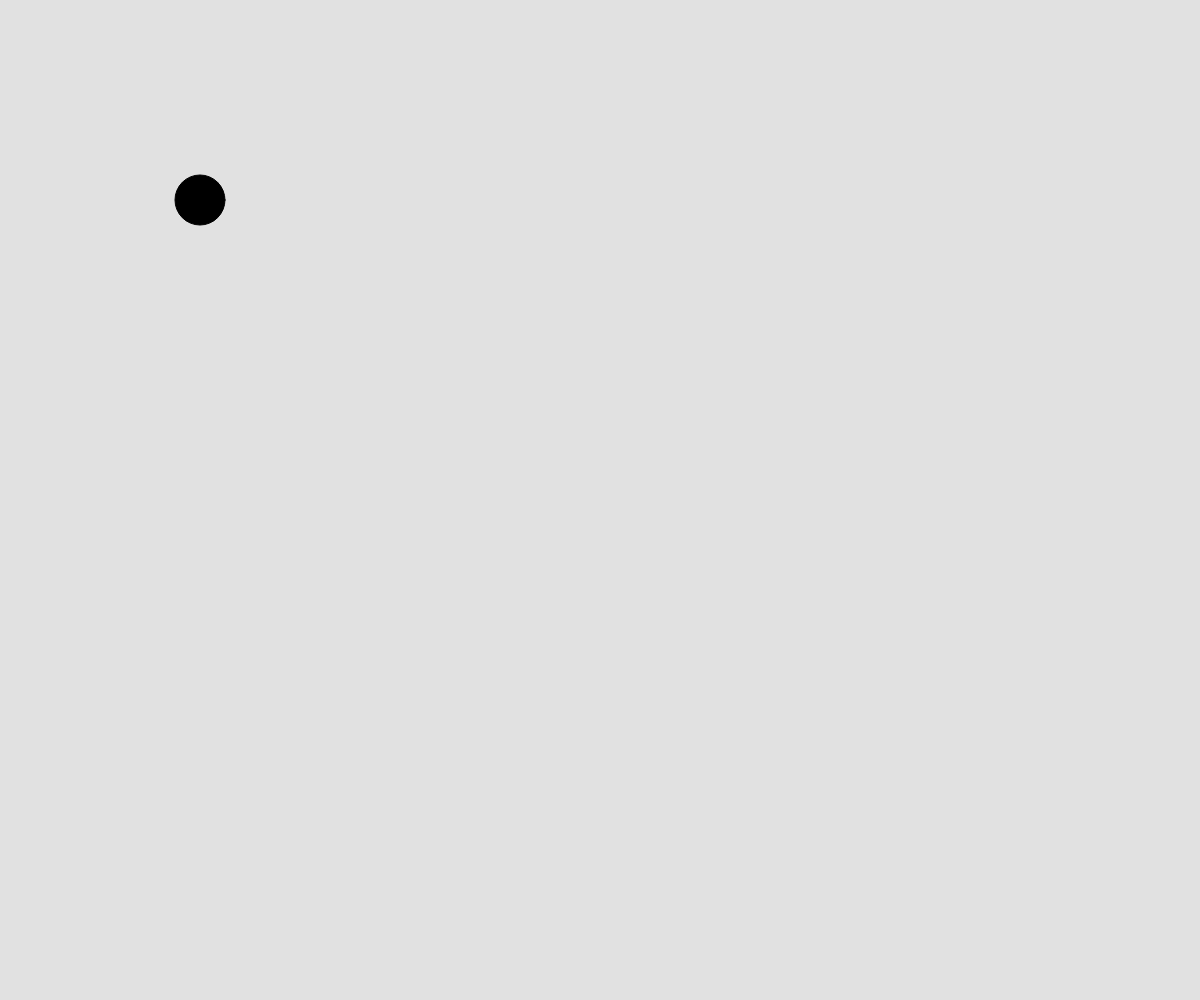
Frame 1 (no input)
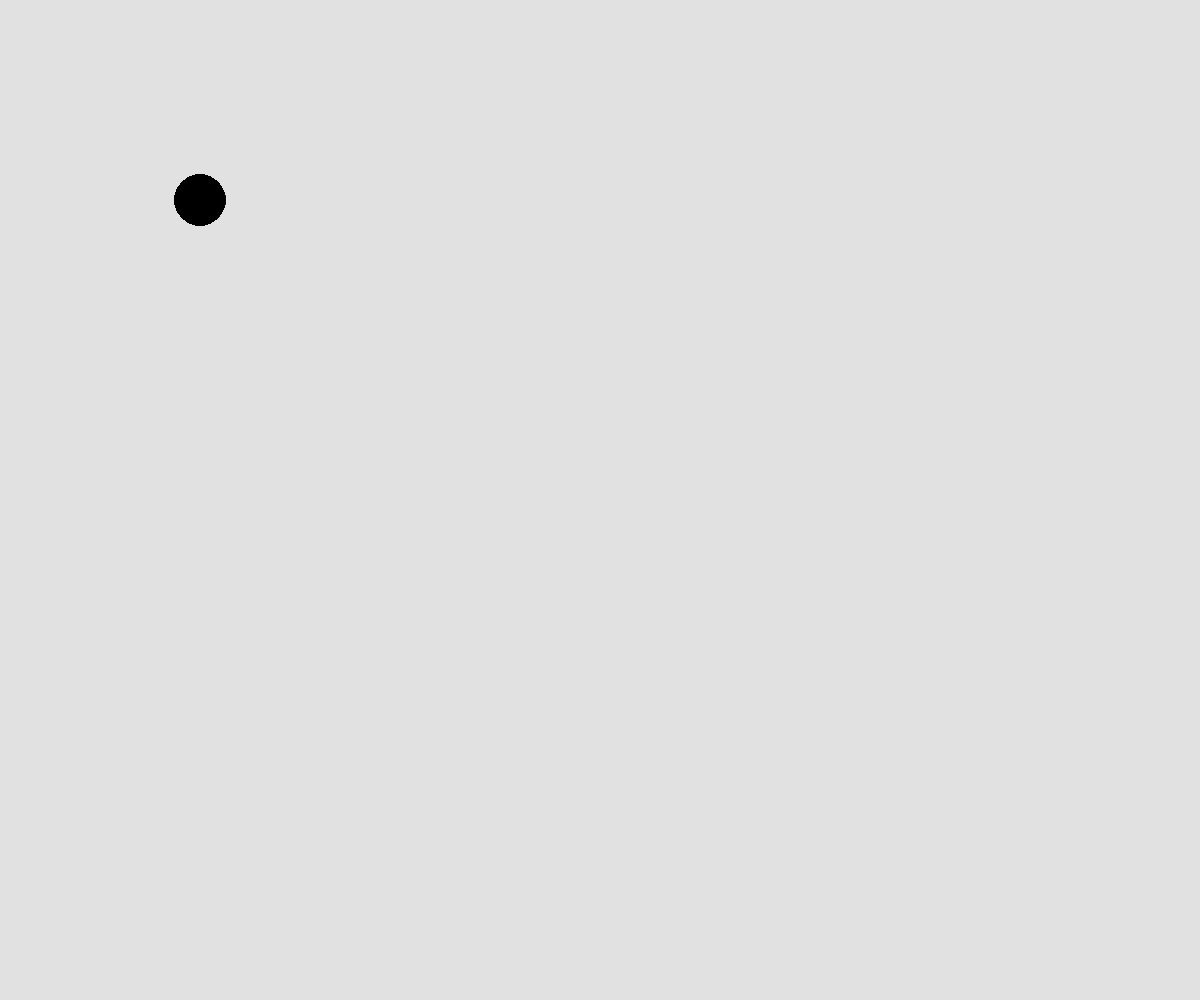
Frame 60 (no input)
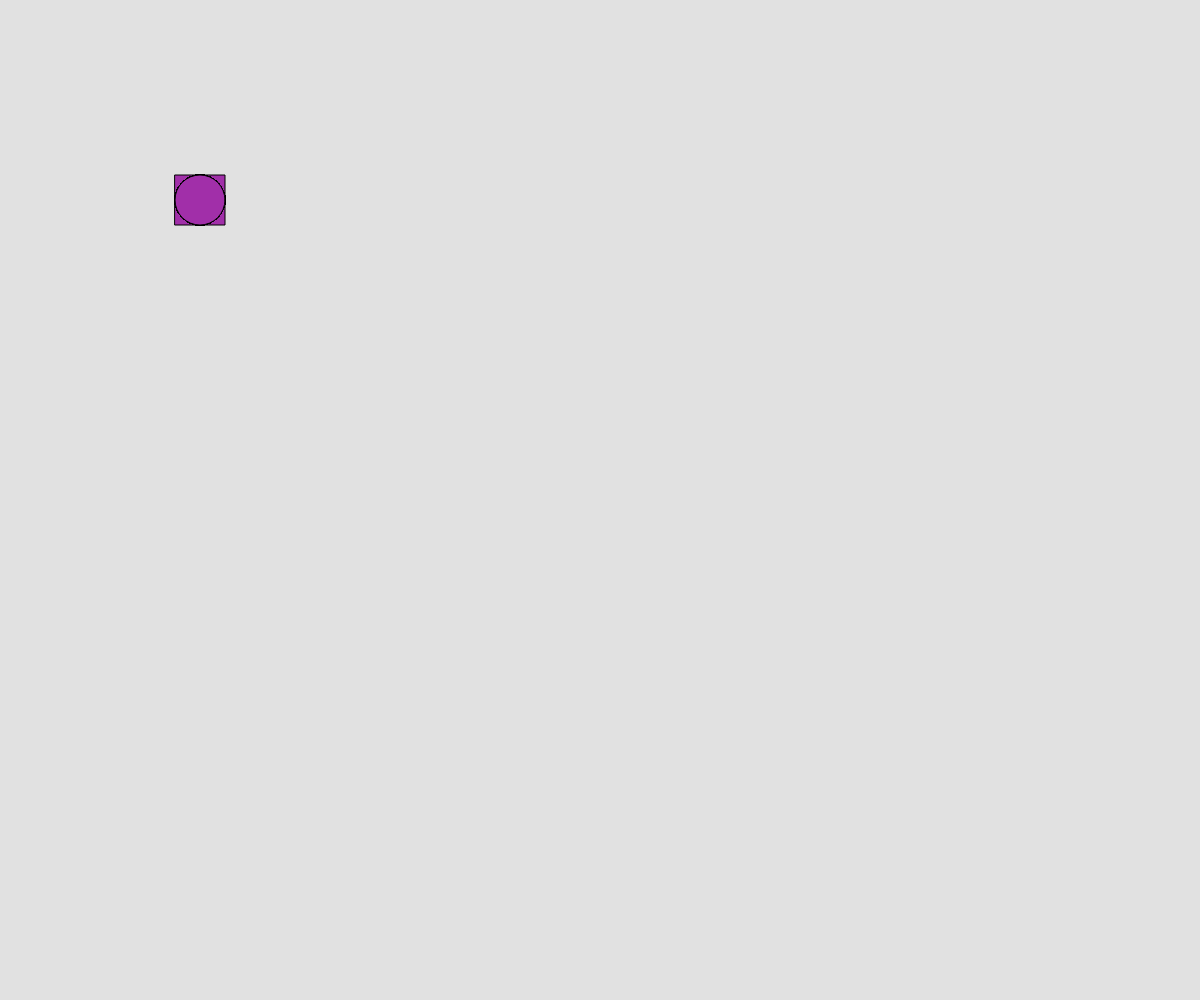
Frame 120 (the mouse pressed at the canvas centre since frame 60)

The p5.js sketch that drew these frames (run headless with seeded random() and noise() and a simulated clock; from frame 60 on, the mouse is pressed at the canvas centre):

// p5.js sketch
// ── sketch.js
// Pipe Screen
// Andrew Bertrand
// Feb 15, 2019
// use WASD to move around
// q and e to change your size
// use r g b y p and t to change your colour
// use z and x to change the background
// use c and v to change to white or black
// use the mouse button to randomise your colour

let x, y;
let direction;
let size;

function setup() {
  createCanvas(windowWidth, windowHeight);
  x = 200;
  y = 200;
  size = 50;
  background(225);
  direction = 1;
  fill(0, 0, 0);
}

function draw() {
  ellipse(x, y, size);
  if  (keyIsPressed){
    if (key === "w"){
      if (y >= 0 + size/2){
        y = y - 5;
      }
    }
    if (key === "a"){
      if (x >= 0 + size/2){
        x = x - 5;
      }
    }
    if (key === "s"){
      if (y <= windowHeight - size/2){
        y = y + 5;
      }
    }
    if (key === "d"){
      if (x <= windowWidth - size/2){
        x = x + 5;
      }
    }
    if (key === "q"){
      size--;
    }
    if (key === "e"){
      size++;
    }
    if (key === "r"){
      fill(225, 0, 0);
    }
    if (key === "g"){
      fill(0, 225, 0);
    }
    if (key === "b"){
      fill(0, 0, 225);
    }
    if (key === "p"){
      fill(225, 0, 225);
    }
    if (key === "t"){
      fill(0, 225, 225);
    }
    if (key === "y"){
      fill(225, 225, 0);
    }
    if (key === "z"){
      fill(225, 225, 225);
    }
    if (key === "x"){
      fill(0, 0, 0);
    }
    if (key === "c"){
      background(0);
    }
    if (key === "v"){
      background(300);
    }
  }
}

function mousePressed(){
  fill(random(0, 225), random(0, 225), random(0, 225));
  rect(x - size / 2, y - size / 2, size, size);
}
